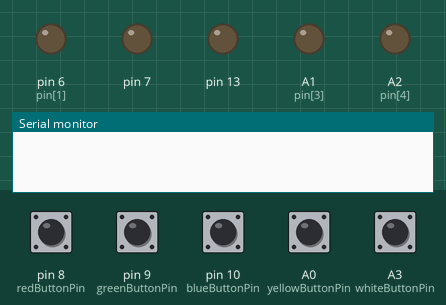
A sketch run on a simulated Arduino Uno, built with avr-gcc and run on an emulated ATmega328P. On the bench: output pins drawn as LEDs (lit = HIGH), the last lines printed to the serial monitor. The inputs (shaded band) are chosen by the test bench; at power-on: A0 (yellowButtonPin), A3 (whiteButtonPin), pin 8 (redButtonPin), pin 9 (greenButtonPin), pin 10 (blueButtonPin) HIGH. Random numbers use the default seed unless the sketch sets one.

Above: at 1.2 s.
1.3 s: pin 8 (redButtonPin) pulled LOW for 0.15 s
At 1.37 s:
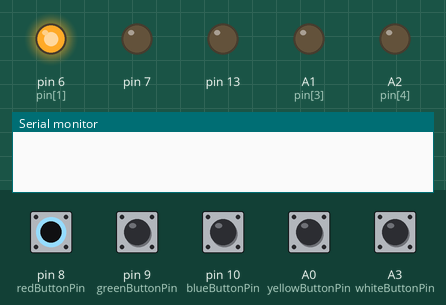
2.9 s: A0 (yellowButtonPin) pulled LOW for 0.15 s
At 2.97 s:
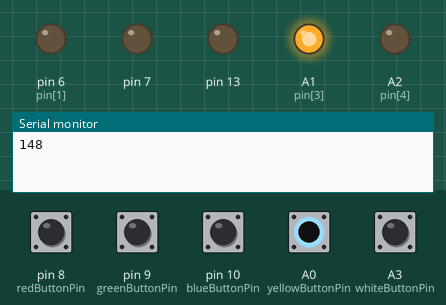
4.5 s: A3 (whiteButtonPin) pulled LOW for 0.15 s
At 4.57 s:
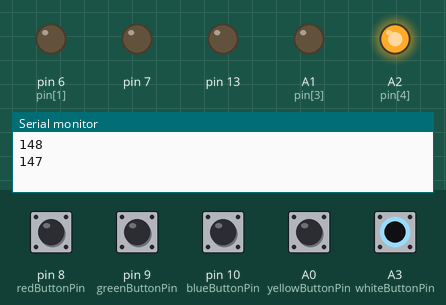
Timing chart, 0 to 7.5 s (numbered marks = the images above; inputs shaded):
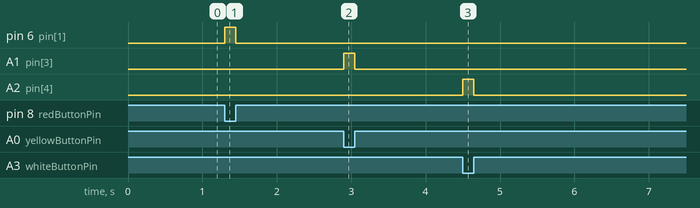

Measured:
- after the input at 1.3 s, pin 6 (pin[1]): LOW → HIGH at once, → LOW 0.15 s later
- after the input at 2.9 s, A1 (pin[3]): LOW → HIGH at once, → LOW 0.15 s later
- after the input at 4.5 s, A2 (pin[4]): LOW → HIGH at once, → LOW 0.15 s later

The sketch:

LED_lights_Only.ino
```cpp
const int redButtonPin=8, greenButtonPin=9, blueButtonPin=10, pin[5]={10,6,9,A1,A2};
int randNumber, randDelay,redButtonState=LOW, greenButtonState=LOW, blueButtonState=LOW,yellowButtonState, whiteButtonState, state=0, randN;
unsigned long  newT, oldT, deltaT;
#define yellowButtonPin A0
#define whiteButtonPin A3
void setup() {
  pinMode(redButtonPin, INPUT);
  pinMode(greenButtonPin, INPUT);
  pinMode(blueButtonPin, INPUT);
  pinMode(yellowButtonPin, INPUT);
  pinMode(whiteButtonPin, INPUT);
  pinMode(6, OUTPUT);
  pinMode(7, OUTPUT);
  pinMode(13, OUTPUT);
  pinMode(A1, OUTPUT);
  pinMode(A2, OUTPUT);
  randomSeed(analogRead(0));
  Serial.begin(9600);
}

void loop() {
  // put your main code here, to run repeatedly:
  randDelay=random(100, 500);
  redButtonState=digitalRead(redButtonPin);
  greenButtonState=digitalRead(greenButtonPin);
  blueButtonState=digitalRead(blueButtonPin);
  yellowButtonState=digitalRead(yellowButtonPin);
  whiteButtonState=digitalRead(whiteButtonPin);
  if(state==0){
    randNumber=random(5);
    if(randNumber==0 && greenButtonState==LOW){
      digitalWrite(10, HIGH);
      oldT=millis();
      state=1;
    }
    else if(randNumber==1 && redButtonState==LOW){
      digitalWrite(6, HIGH);
      oldT=millis();
      state=1;
    }
    else if (randNumber==2 && blueButtonState==LOW){
      digitalWrite(9, HIGH);
      oldT=millis();
      state=1;
    }
    else if(randNumber==3 && yellowButtonState==LOW){
      digitalWrite(A1, HIGH);
      oldT=millis();
      state=1;
    }
    else if(randNumber==4 && whiteButtonState==LOW){
      digitalWrite(A2, HIGH);
      oldT=millis();
      state=1;
    }
  }
  if(state==1){
    if((randNumber==0 && greenButtonState==HIGH) || (randNumber==1 && redButtonState==HIGH) || (randNumber==2 && blueButtonState==HIGH)|| (randNumber==3 && yellowButtonState==HIGH)||(randNumber==4 && whiteButtonState==HIGH)){
      newT=millis();
      digitalWrite(pin[randNumber], LOW);
      state=0;
      deltaT=newT-oldT;
      Serial.println(deltaT);
      delay(randDelay);
    }
  }

}
```
